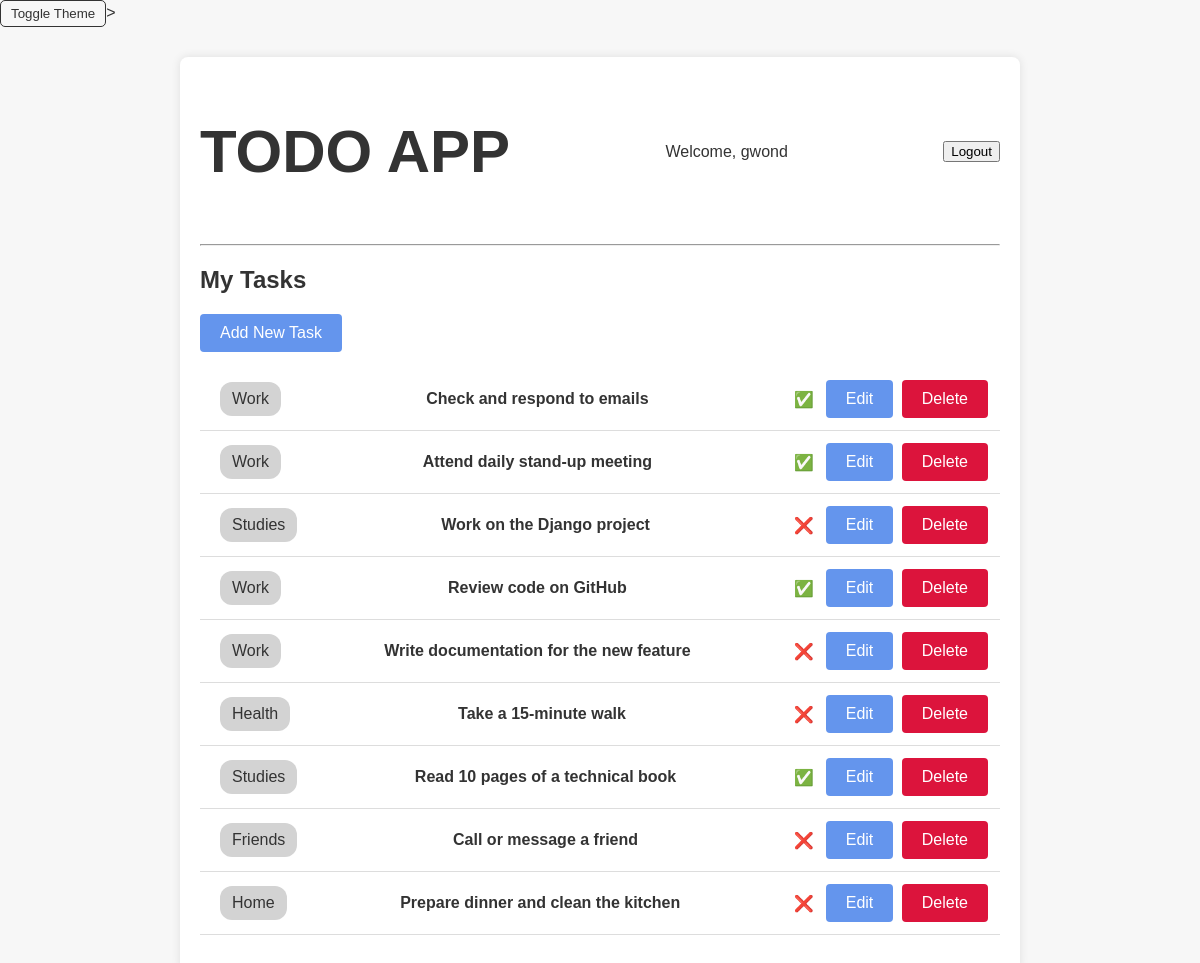
Page /task_list/ (signed in) on the committed database.
### todo/models.py (models this page shows, shortened)
class Task(models.Model):
    user = models.ForeignKey(User, on_delete=models.CASCADE)
    title = models.CharField(max_length=200)
    description = models.TextField(blank=True)
    completed = models.BooleanField(default=False)
    created_at = models.DateTimeField(auto_now_add=True)

### todo/views.py (the view)
# urls.py: path('task_list/', views.task_list, name='task_list'),
@login_required
def task_list(request):
    tasks = Task.objects.filter(user=request.user)
    return render(request, 'todo/task_list.html', {'tasks': tasks})

### templates/todo/task_list.html
{% extends 'todo/base.html' %}
{% block content %}
<h2>My Tasks</h2>
<a href="{% url 'task_create' %}" class="btn">Add New Task</a>
<ul class="task-list">
    {% for task in tasks %}
        <li class="task-item">
            <span style="background:#d3d3d3; padding:8px 12px; border-radius:12px; display:inline-block; margin: 1px 10px">{{ task.title }}</span><span class="task-title">{{task.description}}</span>
            <span class="task-status">{% if task.completed %}✅{% else %}❌{% endif %}</span>
            <span class="task-actions">
                <a href="{% url 'task_edit' task.pk %}" class="btn">Edit</a>
                <a href="{% url 'task_delete' task.pk %}" class="btn btn-danger">Delete</a>
            </span>
        </li>
    {% endfor %}
</ul>
{% endblock %}

### templates/todo/base.html (shortened to what this page needs)
<!DOCTYPE html>
<html lang="en">
<head>
    <link rel="stylesheet" href="/static/styles.css">
</head>
<body>
    <button id="theme-toggle" class="theme-toggle">Toggle Theme</button>>
    <div class="container">
        <header>
            <h1>ToDo App</h1>
            {% if user.is_authenticated %}
                <p>Welcome, {{ user.username }}</p>
                <form action="{% url 'logout' %}" method="post">
                    <button type="submit">Logout</button>
                </form>
            {% else %}
                <p><a href="{% url 'login' %}">Login</a> | <a href="{% url 'register' %}">Register</a></p>
            {% endif %}
        </header>
        <hr>
        {% block content %}{% endblock %}
    </div>
</body>
</html>

### static/styles.css (style rules this page uses)
:root { --bg-color: #f7f7f7; --text-color: #333; --container-bg: #fff; --btn-bg: #6495ed; --btn-danger-bg: #dc143c; --header-bg: #fff; }
body { font-family: Arial, sans-serif; background-color: var(--bg-color); color: var(--text-color); margin: 0; padding: 0; }
.container { width: 90%; max-width: 800px; margin: auto; padding: 20px; background-color: var(--container-bg); box-shadow: 0 0 10px rgba(0,0,0,0.1); margin-top: 30px; border-radius: 8px; }
header { display: flex; justify-content: space-between; align-items: center; background-color: var(--header-bg); padding-bottom: 10px; flex-wrap: wrap; }
.task-list { list-style: none; padding: 0; }
.task-item { display: flex; flex-wrap: wrap; justify-content: space-between; align-items: center; padding: 10px; border-bottom: 1px solid #ddd; }
.task-title { flex: 1 1 auto; text-align: center; font-weight: bold; margin-right: 10px; }
.task-status { margin-right: 10px; }
.task-actions .btn { margin: 2px; }
.btn { background-color: var(--btn-bg); color: white; padding: 10px 20px; text-decoration: none; border-radius: 4px; border: none; cursor: pointer; display: inline-block; transition: opacity 0.3s; }
.btn-danger { background-color: var(--btn-danger-bg); }
.theme-toggle { margin-left: auto; padding: 5px 10px; background: none; border: 1px solid var(--text-color); color: var(--text-color); border-radius: 5px; cursor: pointer; }
h1 { font-size: 60px; text-transform: uppercase; text-align: center; color: #333; }
a { text-decoration: none; color: inherit; }

### rows in the picture
Task: title "Work", description "Check and respond to emails"
Task: title "Work", description "Attend daily stand-up meeting"
Task: title "Studies", description "Work on the Django project"
Task: title "Work", description "Review code on GitHub"
Task: title "Work", description "Write documentation for the new feature"
Task: title "Health", description "Take a 15-minute walk"
Task: title "Studies", description "Read 10 pages of a technical book"
Task: title "Friends", description "Call or message a friend"
Task: title "Home", description "Prepare dinner and clean the kitchen"

### other values in the picture
{{ user.username }} "gwond"
